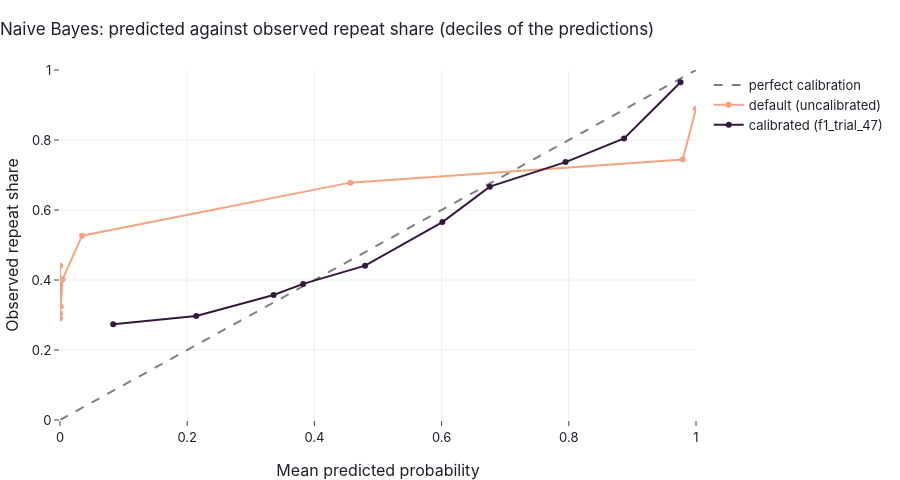

This figure's notebook cell:
### Markdown cell above
All ten candidates pass the rule against the default: log-loss falls from 2.443 to 0.582–0.596 and every F1 interval lies above zero. Log-loss trial 33 is chosen as the lowest log-loss at the same column count: isotonic calibration with smoothing 2.8 × 10⁻⁴, F1 0.725 against 0.687. ROC-AUC barely moves (0.754 to 0.756), because isotonic calibration keeps the order of the predictions and only changes their scale.

### Code cell
# Reliability on the pooled development predictions: default against the best calibrated trial
best_calibrated = board_nb_tuned.drop(index="default").sort_values("f1", ascending=False).index[0]
curves = {"default (uncalibrated)": runs["default"][1], f"calibrated ({best_calibrated})": runs[best_calibrated][1]}

fig = go.Figure()
fig.add_trace(go.Scatter(x=[0, 1], y=[0, 1], mode="lines", name="perfect calibration",
                         line=dict(dash="dash", color="grey")))
brier = {}
for name, oof in curves.items():
    observed, predicted = calibration_curve(oof["y"], oof["p"], n_bins=10, strategy="quantile")
    brier[name] = brier_score_loss(oof["y"], oof["p"])
    fig.add_trace(go.Scatter(x=predicted, y=observed, mode="lines+markers", name=name,
                             hovertemplate="predicted %{x:.2f}<br>observed %{y:.2f}<extra>" + name + "</extra>"))
fig.update_layout(
    title="Naive Bayes: predicted against observed repeat share (deciles of the predictions)",
    xaxis=dict(title="Mean predicted probability", range=[0, 1]),
    yaxis=dict(title="Observed repeat share", range=[0, 1]),
    height=480,
)
fig.write_html(FIGURES_DIR / "04_naive_bayes_calibration.html", **HTML_OPTIONS)
fig.write_image(FIGURES_DIR / "04_naive_bayes_calibration.png", **PNG_OPTIONS)
fig.show()

print({name: round(value, 3) for name, value in brier.items()})

### Figure 1 — Plotly figure (JSON) as saved in the notebook; plotly's stock layout.template omitted (floating-point values rounded to 4 significant figures)
{"data": [{"line": {"color": "grey", "dash": "dash"}, "mode": "lines", "name": "perfect calibration", "type": "scatter", "x": [0, 1], "y": [0, 1]}, {"hovertemplate": "predicted %{x:.2f}<br>observed %{y:.2f}<extra>default (uncalibrated)</extra>", "mode": "lines+markers", "name": "default (uncalibrated)", "type": "scatter", "x": [5.939e-06, 4.609e-05, 0.0002486, 0.001088, 0.004221, 0.03468, 0.4567, 0.9792, 1.0], "y": [0.3053, 0.2901, 0.4406, 0.3244, 0.4023, 0.5267, 0.6782, 0.7443, 0.8891]}, {"hovertemplate": "predicted %{x:.2f}<br>observed %{y:.2f}<extra>calibrated (f1_trial_47)</extra>", "mode": "lines+markers", "name": "calibrated (f1_trial_47)", "type": "scatter", "x": [0.08363, 0.2143, 0.3359, 0.3824, 0.4797, 0.6012, 0.6758, 0.7949, 0.8869, 0.9757], "y": [0.2738, 0.297, 0.3571, 0.3889, 0.4411, 0.5654, 0.6667, 0.7368, 0.8046, 0.9651]}], "layout": {"height": 480, "title": {"text": "Naive Bayes: predicted against observed repeat share (deciles of the predictions)"}, "xaxis": {"range": [0, 1], "title": {"text": "Mean predicted probability"}}, "yaxis": {"range": [0, 1], "title": {"text": "Observed repeat share"}}}}
